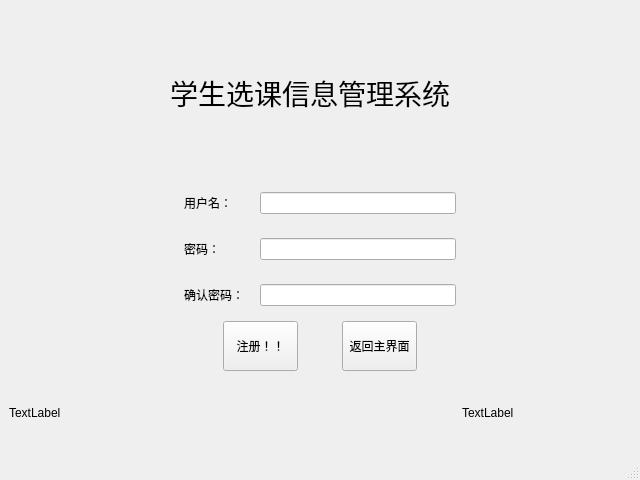
<?xml version="1.0" encoding="UTF-8"?>
<ui version="4.0">
 <class>RegisterDialog</class>
 <widget class="QMainWindow" name="RegisterDialog">
  <property name="geometry">
   <rect>
    <x>0</x>
    <y>0</y>
    <width>640</width>
    <height>480</height>
   </rect>
  </property>
  <property name="minimumSize">
   <size>
    <width>640</width>
    <height>480</height>
   </size>
  </property>
  <property name="maximumSize">
   <size>
    <width>640</width>
    <height>480</height>
   </size>
  </property>
  <property name="windowTitle">
   <string>MainWindow</string>
  </property>
  <widget class="QWidget" name="centralwidget">
   <layout class="QGridLayout" name="gridLayout_4">
    <item row="0" column="0">
     <layout class="QGridLayout" name="gridLayout_3">
      <item row="0" column="0" colspan="4">
       <layout class="QHBoxLayout" name="horizontalLayout">
        <item>
         <spacer name="helper_9">
          <property name="orientation">
           <enum>Qt::Horizontal</enum>
          </property>
          <property name="sizeHint" stdset="0">
           <size>
            <width>40</width>
            <height>20</height>
           </size>
          </property>
         </spacer>
        </item>
        <item>
         <widget class="QLabel" name="title">
          <property name="minimumSize">
           <size>
            <width>300</width>
            <height>168</height>
           </size>
          </property>
          <property name="font">
           <font>
            <pointsize>21</pointsize>
           </font>
          </property>
          <property name="text">
           <string>学生选课信息管理系统</string>
          </property>
         </widget>
        </item>
        <item>
         <spacer name="helper_10">
          <property name="orientation">
           <enum>Qt::Horizontal</enum>
          </property>
          <property name="sizeHint" stdset="0">
           <size>
            <width>40</width>
            <height>20</height>
           </size>
          </property>
         </spacer>
        </item>
       </layout>
      </item>
      <item row="1" column="0">
       <spacer name="horizontalSpacer_4">
        <property name="orientation">
         <enum>Qt::Horizontal</enum>
        </property>
        <property name="sizeHint" stdset="0">
         <size>
          <width>185</width>
          <height>20</height>
         </size>
        </property>
       </spacer>
      </item>
      <item row="1" column="1" colspan="2">
       <layout class="QGridLayout" name="gridLayout_2">
        <item row="0" column="0" colspan="5">
         <layout class="QGridLayout" name="gridLayout">
          <item row="0" column="0">
           <widget class="QLabel" name="label_7">
            <property name="minimumSize">
             <size>
              <width>0</width>
              <height>40</height>
             </size>
            </property>
            <property name="text">
             <string>用户名：</string>
            </property>
           </widget>
          </item>
          <item row="1" column="0">
           <widget class="QLabel" name="label_8">
            <property name="minimumSize">
             <size>
              <width>0</width>
              <height>40</height>
             </size>
            </property>
            <property name="text">
             <string>密码：</string>
            </property>
           </widget>
          </item>
          <item row="1" column="1">
           <widget class="QLineEdit" name="lineEdit_s_z_pa"/>
          </item>
          <item row="0" column="1">
           <widget class="QLineEdit" name="lineEdit_s_z_id"/>
          </item>
          <item row="2" column="0">
           <widget class="QLabel" name="label_9">
            <property name="minimumSize">
             <size>
              <width>70</width>
              <height>40</height>
             </size>
            </property>
            <property name="text">
             <string>确认密码：</string>
            </property>
           </widget>
          </item>
          <item row="2" column="1">
           <widget class="QLineEdit" name="lineEdit_s_z_apa"/>
          </item>
         </layout>
        </item>
        <item row="1" column="0">
         <spacer name="horizontalSpacer">
          <property name="orientation">
           <enum>Qt::Horizontal</enum>
          </property>
          <property name="sizeHint" stdset="0">
           <size>
            <width>40</width>
            <height>20</height>
           </size>
          </property>
         </spacer>
        </item>
        <item row="1" column="1">
         <widget class="QPushButton" name="register_s">
          <property name="minimumSize">
           <size>
            <width>75</width>
            <height>50</height>
           </size>
          </property>
          <property name="text">
           <string>注册！！</string>
          </property>
         </widget>
        </item>
        <item row="1" column="2">
         <spacer name="horizontalSpacer_2">
          <property name="orientation">
           <enum>Qt::Horizontal</enum>
          </property>
          <property name="sizeHint" stdset="0">
           <size>
            <width>40</width>
            <height>20</height>
           </size>
          </property>
         </spacer>
        </item>
        <item row="1" column="3">
         <widget class="QPushButton" name="back_to">
          <property name="minimumSize">
           <size>
            <width>75</width>
            <height>50</height>
           </size>
          </property>
          <property name="text">
           <string>返回主界面</string>
          </property>
         </widget>
        </item>
        <item row="1" column="4">
         <spacer name="horizontalSpacer_3">
          <property name="orientation">
           <enum>Qt::Horizontal</enum>
          </property>
          <property name="sizeHint" stdset="0">
           <size>
            <width>40</width>
            <height>20</height>
           </size>
          </property>
         </spacer>
        </item>
       </layout>
      </item>
      <item row="1" column="3">
       <spacer name="horizontalSpacer_5">
        <property name="orientation">
         <enum>Qt::Horizontal</enum>
        </property>
        <property name="sizeHint" stdset="0">
         <size>
          <width>185</width>
          <height>20</height>
         </size>
        </property>
       </spacer>
      </item>
      <item row="2" column="3">
       <widget class="QLabel" name="idenline">
        <property name="minimumSize">
         <size>
          <width>0</width>
          <height>0</height>
         </size>
        </property>
        <property name="text">
         <string>TextLabel</string>
        </property>
       </widget>
      </item>
      <item row="2" column="0">
       <widget class="QLabel" name="timeline">
        <property name="text">
         <string>TextLabel</string>
        </property>
       </widget>
      </item>
      <item row="2" column="1" colspan="2">
       <spacer name="horizontalSpacer_6">
        <property name="orientation">
         <enum>Qt::Horizontal</enum>
        </property>
        <property name="sizeHint" stdset="0">
         <size>
          <width>40</width>
          <height>20</height>
         </size>
        </property>
       </spacer>
      </item>
     </layout>
    </item>
   </layout>
  </widget>
  <widget class="QMenuBar" name="menubar">
   <property name="geometry">
    <rect>
     <x>0</x>
     <y>0</y>
     <width>640</width>
     <height>23</height>
    </rect>
   </property>
  </widget>
  <widget class="QStatusBar" name="statusbar"/>
 </widget>
 <resources/>
 <connections/>
</ui>
